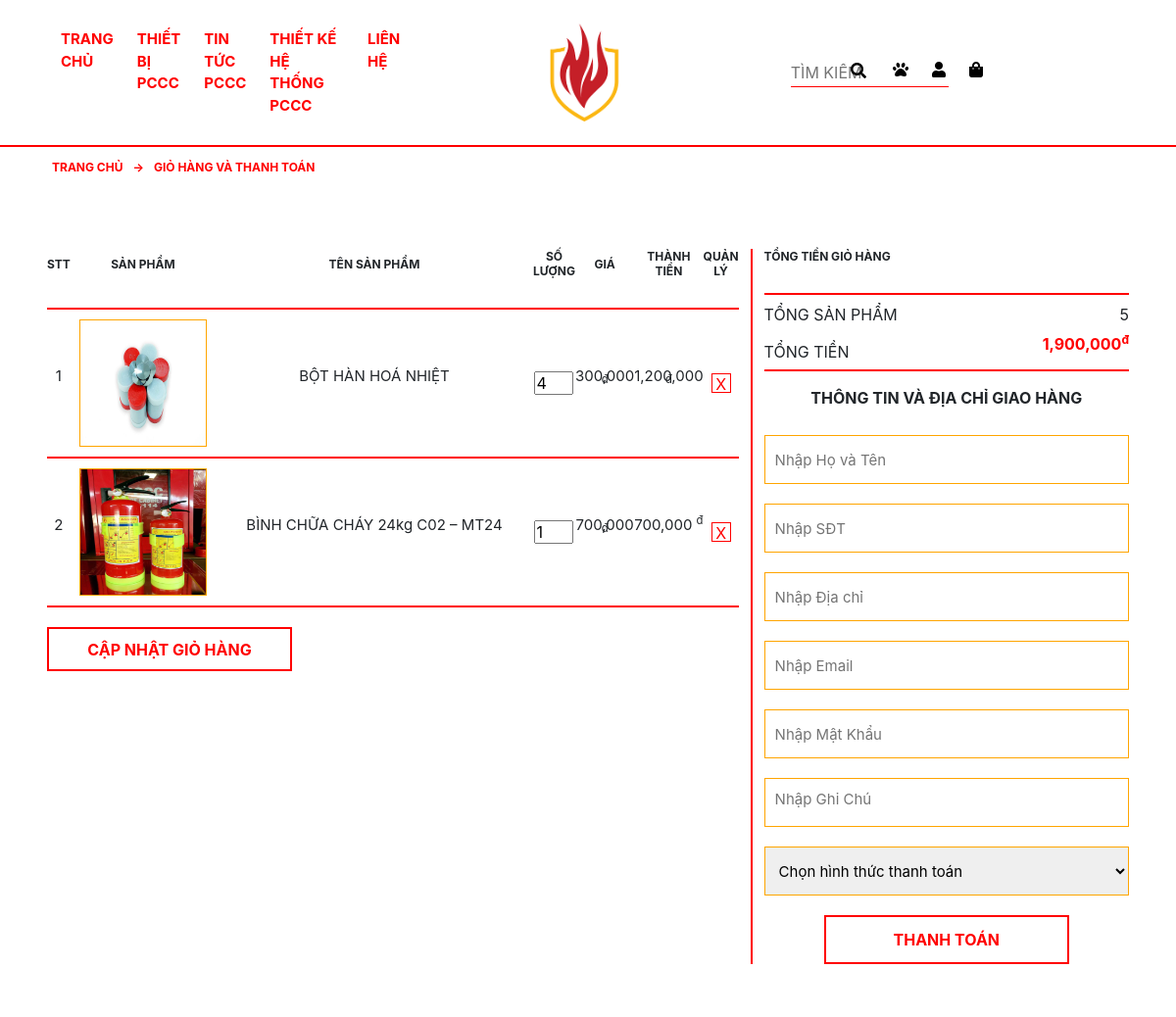
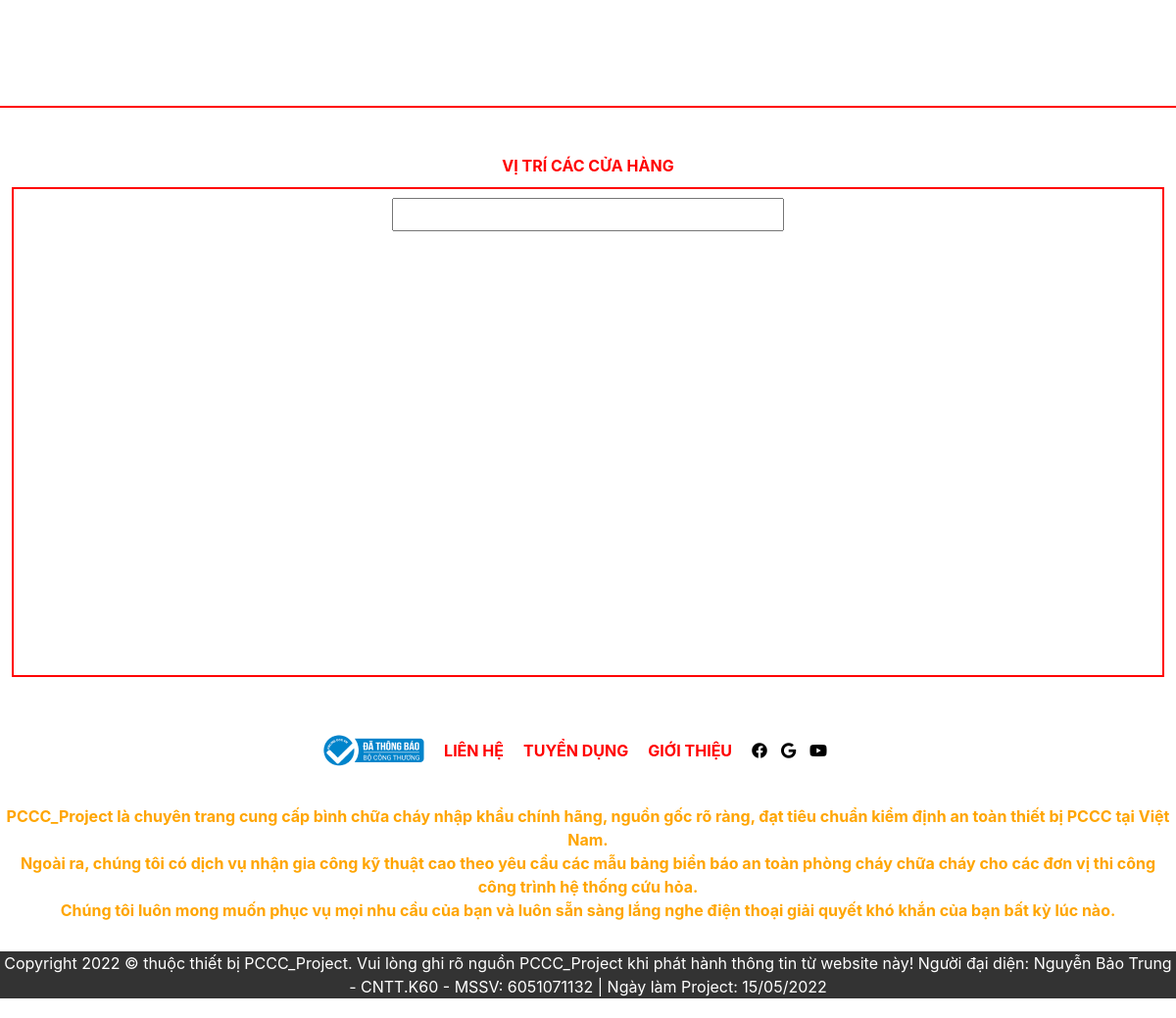
The app's page /cart.php with its own data (2 pictures, top to bottom).
### tables this page shows
CREATE TABLE `tbl_giohang` (
  `giohang_id` int(11) NOT NULL,
  `giohang_tensp` varchar(100) NOT NULL,
  `sanpham_id` int(11) NOT NULL,
  `giohang_images` varchar(100) NOT NULL,
  `giohang_soluong` int(11) NOT NULL,
  `giohang_gia` varchar(50) NOT NULL
);

### cart.php (the view, shortened to what this page needs)
<?php
    include_once('db/connect.php');
?>
<html lang="en">
<head>
    <link rel="stylesheet" href="https://cdnjs.cloudflare.com/ajax/libs/font-awesome/5.15.4/css/all.min.css">
    <link rel="stylesheet" href="https://cdn.jsdelivr.net/npm/bootstrap@4.0.0/dist/css/bootstrap.min.css">
    <link rel="stylesheet" href="css\style.css">
</head>
<body>
<?php include('include/menu.php'); ?>
    <section class="cart">
        <div class="container">
            <div class="cart-top row">
                <p>TRANG CHỦ </p>
                <p>&#8594;</p>
                <p> GIỎ HÀNG VÀ THANH TOÁN </p>
            </div>
        </div>
<?php
    $sql_xemgiohang=mysqli_query($con,"SELECT * FROM tbl_giohang ORDER BY giohang_id ASC")
?>
        <div class="container">
            <div class="cart-content row">
                <div class="cart-content-left">
                    <form action="" method="post">
                        <table>
                        <tr>
                            <th>STT</th>
                            <th>SẢN PHẨM</th>
                            <th>TÊN SẢN PHẨM</th>
                            <th>SỐ LƯỢNG</th>
                            <th>GIÁ</th>
                            <th>THÀNH TIỀN</th>
                            <th>QUẢN LÝ</th>
                        </tr>
                        <?php
                            $i=0;
                            $tongtien=0;
                            $tongsoluong=0;
                            while($row_xemgiohang=mysqli_fetch_array($sql_xemgiohang)){
                                $giatong=$row_xemgiohang['giohang_soluong']*$row_xemgiohang['giohang_gia'];
                                $tongsoluong=$tongsoluong+$row_xemgiohang['giohang_soluong'];
                                $tongtien+=$giatong;
                                $i++;
                        ?>
                        <tr>
                            <td>
                                <p><?php echo $i ?></p>
                            </td>
                            <td><img src="uploads/<?php echo $row_xemgiohang['giohang_images'] ?>" alt=""></td>
                            <td>
                                <p><?php echo $row_xemgiohang['giohang_tensp'] ?></p>
                            </td>
                            <td><input type="number" value="<?php echo $row_xemgiohang['giohang_soluong'] ?>" min="0" name="soluong[]">
                            </td>
                            <td>
                                <p><?php echo number_format($row_xemgiohang['giohang_gia'])  ?> <sup>đ</sup></p>
                            </td>
                            <td>
                                <p><?php echo number_format($giatong)  ?> <sup>đ</sup></p>
                            </td>
                            <td><a href="cart.php?xoa=<?php echo $row_xemgiohang['giohang_id'] ?>">X</a></td>
                        </tr>
                        <?php
                            }
                        ?>
                    </table>
                    <div class="capnhatgiohang">
                        <input type="submit" value="CẬP NHẬT GIỎ HÀNG" name="capnhatsoluong" class="capnhatgiohang_button">
                    </div>
                    </form>
                </div>
                <div class="cart-content-right">
                    <table>
                        <tr>
                            <th colspan="2">TỔNG TIỀN GIỎ HÀNG</th>
                        </tr>
                        <tr>
                            <td>TỔNG SẢN PHẨM</td>
                            <td><?php echo number_format($tongsoluong)  ?></td>
                        </tr>
                        <tr>
                            <td>TỔNG TIỀN</td>
                            <td>
                                <p><?php echo number_format($tongtien)  ?><sup>đ</sup></p>
                            </td>
                        </tr>
                    </table>
                    <?php
                         if(!isset($_SESSION['dangnhap_home'])){
                     ?>
                    <form action="" method="post">
                        <div class="cart-content-right-diachi">
                        <div class="cart-content-right-diachi-title">
                            <p>THÔNG TIN VÀ ĐỊA CHỈ GIAO HÀNG</p>
                        </div>
                        <div class="cart-content-right-diachi-name">
                            <input type="text" placeholder="Nhập Họ và Tên" name="name">
                        </div>
                        <div class="cart-content-right-diachi-phone">
                            <input type="text" placeholder="Nhập SĐT" name="phone">
                        </div>
                        <div class="cart-content-right-diachi-addr">
                            <input type="text" placeholder="Nhập Địa chỉ" name="address">
                        </div>
                        <div class="cart-content-right-diachi-email">
                            <input type="text" placeholder="Nhập Email" name="email">
                        </div>
                        <div class="cart-content-right-diachi-pass">
                            <input type="text" placeholder="Nhập Mật Khẩu" name="pass">
                        </div>
                        <div class="cart-content-right-diachi-ghichu">
                            <textarea style="resize: none;" placeholder="Nhập Ghi Chú" name="note"></textarea>
                        </div>
                        <div class="cart-content-right-diachi-hinhthuc">
                            <select name="giaohang">
                                <option value="">Chọn hình thức thanh toán</option>
                            </select>
                        </div>
                    </div>
                    <div class="cart-content-right-button">
                        <input type="submit" name="thanhtoan" value="THANH TOÁN" class="buttonthanhtoan">
                    </div>
                </div>
                <?php } ?>
            </div>
        </div>
    </section>
    <?php
    include('include/ggmaps.php');
     include('include/footer.php'); ?>
</body>
</html>

### css/style.css (style rules this page uses)
:root { font-family: Arial, Helvetica, sans-serif; color: red; font-weight: bold; }
* { margin: 0; padding: 0; box-sizing: border-box; }
a { text-decoration: none; color: red; }
.container { padding: 12px 63px; margin: auto; max-width: 100%; }
.row { display: flex; flex-wrap: wrap; }
.cart { padding: 150px 0; border-bottom: 2px solid red; }
.cart-top { margin-bottom: 50px; }
.cart-top p { font-size: 12px; margin: 0 5px 0 5px; font-weight: bold; color: red; }
.cart-content-left { width: 65%; padding-right: 12px; }
.cart-content-left table { width: 100%; text-align: center; }
.cart-content-left table th { padding-bottom: 30px; font-size: 12px; text-transform: uppercase; border-collapse: collapse; border-bottom: 2px solid red; font-size: 12px; }
.cart-content-left table p { font-size: 15; }
.cart-content-left table input { width: 40px; }
.cart-content-left table a { display: block; width: 20px; height: 20px; border: 1px solid red; cursor: pointer; margin: auto; }
.cart-content-left td img { width: 130px; height: 130px; border: 1px solid orange; }
.cart-content-left table td { padding: 10px 0; border-bottom: 2px solid red; }
.cart-content-left td:nth-child(2) { width: 150px; }
.cart-content-left td:nth-child(3) { width: 350px; }
.cart-content-right { width: 35%; padding-left: 12px; border-left: 2px solid red; }
.cart-content-right table { width: 100%; border-bottom: 2px solid red; }
.cart-content-right table th { padding-bottom: 30px; font-size: 12px; text-transform: uppercase; border-collapse: collapse; border-bottom: 2px solid red; font-size: 12px; }
.cart-content-right table td { padding-top: 10px; }
.cart-content-right tr td:last-child { text-align: right; }
.cart-content-right-button { text-align: center; align-items: center; }
.cart-content-right tr td p { color: red; font-weight: bold; }
.cart-content-right-diachi { width: 100%; }
.cart-content-right-diachi-title { text-align: center; margin-top: 15px; font-weight: bold; }
.cart-content-right-diachi input { width: 100%; font-size: 15px; height: 50px; padding: 10px 10px; margin: 10px 0; border: 1px solid orange; }
.cart-content-right-diachi textarea { width: 100%; font-size: 15px; height: 50px; padding: 10px 10px; margin: 10px 0; border: 1px solid orange; }
.cart-content-right-diachi select { width: 100%; height: 50px; font-size: 15px; padding: 10px 10px; margin: 10px 0; border: 1px solid orange; }
.capnhatgiohang { margin-top: 20px; }
.capnhatgiohang_button { width: 250px; height: 45px; border: 2px solid red; background-color: white; font-weight: bold; color: red; cursor: pointer; }
.buttonthanhtoan { width: 250px; height: 50px; border: 2px solid red; background-color: white; color: red; font-weight: bold; cursor: pointer; margin-top: 10px; }

### records on screen
tbl_giohang: giohang_images (picture), giohang_tensp "BỘT HÀN HOÁ NHIỆT", giohang_soluong "4", giohang_gia "300,000", giatong "1,200,000"
tbl_giohang: giohang_images (picture), giohang_tensp "BÌNH CHỮA CHÁY 24kg C02 – MT24", giohang_soluong "1", giohang_gia "700,000", giatong "700,000"

### other values on screen
$tongsoluong "5"
$tongtien "1,900,000"
